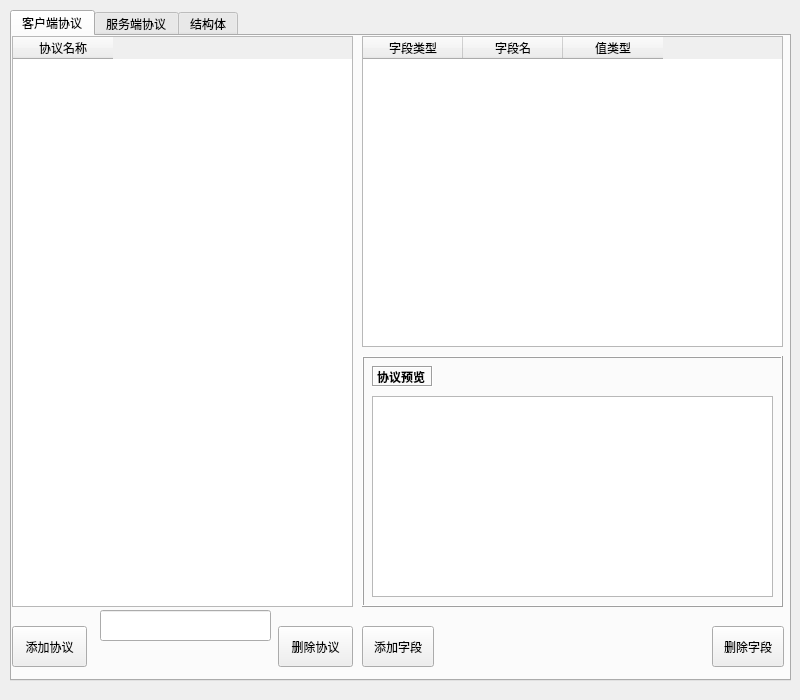
<?xml version="1.0" encoding="UTF-8"?>
<ui version="4.0">
 <class>EditorMainPanel</class>
 <widget class="QWidget" name="EditorMainPanel">
  <property name="geometry">
   <rect>
    <x>0</x>
    <y>0</y>
    <width>800</width>
    <height>700</height>
   </rect>
  </property>
  <property name="minimumSize">
   <size>
    <width>800</width>
    <height>700</height>
   </size>
  </property>
  <property name="maximumSize">
   <size>
    <width>800</width>
    <height>700</height>
   </size>
  </property>
  <property name="windowTitle">
   <string>协议编辑器</string>
  </property>
  <property name="layoutDirection">
   <enum>Qt::LeftToRight</enum>
  </property>
  <widget class="QTabWidget" name="tabWidget">
   <property name="geometry">
    <rect>
     <x>10</x>
     <y>10</y>
     <width>781</width>
     <height>671</height>
    </rect>
   </property>
   <property name="currentIndex">
    <number>0</number>
   </property>
   <widget class="QWidget" name="tab">
    <attribute name="title">
     <string>客户端协议</string>
    </attribute>
    <widget class="QTableWidget" name="list_proto">
     <property name="geometry">
      <rect>
       <x>0</x>
       <y>0</y>
       <width>341</width>
       <height>571</height>
      </rect>
     </property>
     <property name="sortingEnabled">
      <bool>true</bool>
     </property>
     <attribute name="verticalHeaderVisible">
      <bool>false</bool>
     </attribute>
     <column>
      <property name="text">
       <string>协议名称</string>
      </property>
     </column>
    </widget>
    <widget class="QPushButton" name="btn_addProto">
     <property name="geometry">
      <rect>
       <x>0</x>
       <y>590</y>
       <width>75</width>
       <height>41</height>
      </rect>
     </property>
     <property name="text">
      <string>添加协议</string>
     </property>
    </widget>
    <widget class="QPushButton" name="btn_deleteProto">
     <property name="geometry">
      <rect>
       <x>266</x>
       <y>590</y>
       <width>75</width>
       <height>41</height>
      </rect>
     </property>
     <property name="text">
      <string>删除协议</string>
     </property>
    </widget>
    <widget class="QTableWidget" name="table_protoColum">
     <property name="geometry">
      <rect>
       <x>350</x>
       <y>0</y>
       <width>421</width>
       <height>311</height>
      </rect>
     </property>
     <property name="wordWrap">
      <bool>false</bool>
     </property>
     <attribute name="horizontalHeaderCascadingSectionResizes">
      <bool>false</bool>
     </attribute>
     <attribute name="horizontalHeaderDefaultSectionSize">
      <number>100</number>
     </attribute>
     <attribute name="horizontalHeaderMinimumSectionSize">
      <number>100</number>
     </attribute>
     <attribute name="verticalHeaderVisible">
      <bool>false</bool>
     </attribute>
     <attribute name="verticalHeaderCascadingSectionResizes">
      <bool>false</bool>
     </attribute>
     <attribute name="verticalHeaderMinimumSectionSize">
      <number>20</number>
     </attribute>
     <column>
      <property name="text">
       <string>字段类型</string>
      </property>
     </column>
     <column>
      <property name="text">
       <string>字段名</string>
      </property>
     </column>
     <column>
      <property name="text">
       <string>值类型</string>
      </property>
     </column>
    </widget>
    <widget class="QFrame" name="frame_2">
     <property name="geometry">
      <rect>
       <x>350</x>
       <y>320</y>
       <width>421</width>
       <height>251</height>
      </rect>
     </property>
     <property name="frameShape">
      <enum>QFrame::Box</enum>
     </property>
     <property name="frameShadow">
      <enum>QFrame::Raised</enum>
     </property>
     <widget class="QLabel" name="label">
      <property name="geometry">
       <rect>
        <x>10</x>
        <y>10</y>
        <width>61</width>
        <height>21</height>
       </rect>
      </property>
      <property name="font">
       <font>
        <weight>75</weight>
        <bold>true</bold>
       </font>
      </property>
      <property name="frameShape">
       <enum>QFrame::Box</enum>
      </property>
      <property name="frameShadow">
       <enum>QFrame::Sunken</enum>
      </property>
      <property name="text">
       <string>协议预览</string>
      </property>
     </widget>
     <widget class="QTextEdit" name="textEdit_2">
      <property name="geometry">
       <rect>
        <x>10</x>
        <y>40</y>
        <width>401</width>
        <height>201</height>
       </rect>
      </property>
     </widget>
    </widget>
    <widget class="QPushButton" name="btn_deleteColum">
     <property name="geometry">
      <rect>
       <x>700</x>
       <y>590</y>
       <width>72</width>
       <height>41</height>
      </rect>
     </property>
     <property name="text">
      <string>删除字段</string>
     </property>
    </widget>
    <widget class="QPushButton" name="btn_addColum">
     <property name="geometry">
      <rect>
       <x>350</x>
       <y>590</y>
       <width>72</width>
       <height>41</height>
      </rect>
     </property>
     <property name="text">
      <string>添加字段</string>
     </property>
    </widget>
   </widget>
   <widget class="QWidget" name="tab_3">
    <attribute name="title">
     <string>服务端协议</string>
    </attribute>
    <widget class="QFrame" name="frame_4">
     <property name="geometry">
      <rect>
       <x>350</x>
       <y>320</y>
       <width>421</width>
       <height>251</height>
      </rect>
     </property>
     <property name="frameShape">
      <enum>QFrame::Box</enum>
     </property>
     <property name="frameShadow">
      <enum>QFrame::Raised</enum>
     </property>
     <widget class="QLabel" name="label_4">
      <property name="geometry">
       <rect>
        <x>10</x>
        <y>10</y>
        <width>61</width>
        <height>21</height>
       </rect>
      </property>
      <property name="font">
       <font>
        <weight>75</weight>
        <bold>true</bold>
       </font>
      </property>
      <property name="frameShape">
       <enum>QFrame::Box</enum>
      </property>
      <property name="frameShadow">
       <enum>QFrame::Sunken</enum>
      </property>
      <property name="text">
       <string>协议预览</string>
      </property>
     </widget>
     <widget class="QTextEdit" name="textEdit_3">
      <property name="geometry">
       <rect>
        <x>10</x>
        <y>40</y>
        <width>401</width>
        <height>201</height>
       </rect>
      </property>
     </widget>
    </widget>
    <widget class="QPushButton" name="btn_deleteProto_2">
     <property name="geometry">
      <rect>
       <x>266</x>
       <y>590</y>
       <width>75</width>
       <height>41</height>
      </rect>
     </property>
     <property name="text">
      <string>删除协议</string>
     </property>
    </widget>
    <widget class="QTableWidget" name="table_protoColum_2">
     <property name="geometry">
      <rect>
       <x>350</x>
       <y>0</y>
       <width>421</width>
       <height>311</height>
      </rect>
     </property>
     <property name="wordWrap">
      <bool>false</bool>
     </property>
     <attribute name="horizontalHeaderCascadingSectionResizes">
      <bool>false</bool>
     </attribute>
     <attribute name="horizontalHeaderDefaultSectionSize">
      <number>100</number>
     </attribute>
     <attribute name="horizontalHeaderMinimumSectionSize">
      <number>100</number>
     </attribute>
     <attribute name="verticalHeaderVisible">
      <bool>false</bool>
     </attribute>
     <attribute name="verticalHeaderCascadingSectionResizes">
      <bool>false</bool>
     </attribute>
     <attribute name="verticalHeaderMinimumSectionSize">
      <number>20</number>
     </attribute>
     <column>
      <property name="text">
       <string>字段类型</string>
      </property>
     </column>
     <column>
      <property name="text">
       <string>字段名</string>
      </property>
     </column>
     <column>
      <property name="text">
       <string>值类型</string>
      </property>
     </column>
    </widget>
    <widget class="QTableWidget" name="list_proto_2">
     <property name="geometry">
      <rect>
       <x>0</x>
       <y>0</y>
       <width>341</width>
       <height>571</height>
      </rect>
     </property>
     <property name="sortingEnabled">
      <bool>true</bool>
     </property>
     <attribute name="verticalHeaderVisible">
      <bool>false</bool>
     </attribute>
     <column>
      <property name="text">
       <string>协议名称</string>
      </property>
     </column>
    </widget>
    <widget class="QPushButton" name="btn_addProto_2">
     <property name="geometry">
      <rect>
       <x>0</x>
       <y>590</y>
       <width>75</width>
       <height>41</height>
      </rect>
     </property>
     <property name="text">
      <string>添加协议</string>
     </property>
    </widget>
    <widget class="QPushButton" name="btn_deleteColum_3">
     <property name="geometry">
      <rect>
       <x>700</x>
       <y>590</y>
       <width>72</width>
       <height>41</height>
      </rect>
     </property>
     <property name="text">
      <string>删除字段</string>
     </property>
    </widget>
    <widget class="QPushButton" name="btn_addColum_3">
     <property name="geometry">
      <rect>
       <x>350</x>
       <y>590</y>
       <width>72</width>
       <height>41</height>
      </rect>
     </property>
     <property name="text">
      <string>添加字段</string>
     </property>
    </widget>
   </widget>
   <widget class="QWidget" name="tab_2">
    <attribute name="title">
     <string>结构体</string>
    </attribute>
    <widget class="QPushButton" name="btn_deletestruct">
     <property name="geometry">
      <rect>
       <x>266</x>
       <y>590</y>
       <width>75</width>
       <height>41</height>
      </rect>
     </property>
     <property name="text">
      <string>删除结构体</string>
     </property>
    </widget>
    <widget class="QTableWidget" name="table_structColum">
     <property name="geometry">
      <rect>
       <x>350</x>
       <y>0</y>
       <width>421</width>
       <height>311</height>
      </rect>
     </property>
     <property name="wordWrap">
      <bool>false</bool>
     </property>
     <attribute name="horizontalHeaderCascadingSectionResizes">
      <bool>false</bool>
     </attribute>
     <attribute name="horizontalHeaderDefaultSectionSize">
      <number>100</number>
     </attribute>
     <attribute name="horizontalHeaderMinimumSectionSize">
      <number>100</number>
     </attribute>
     <attribute name="verticalHeaderVisible">
      <bool>false</bool>
     </attribute>
     <attribute name="verticalHeaderCascadingSectionResizes">
      <bool>false</bool>
     </attribute>
     <attribute name="verticalHeaderMinimumSectionSize">
      <number>20</number>
     </attribute>
     <column>
      <property name="text">
       <string>字段类型</string>
      </property>
     </column>
     <column>
      <property name="text">
       <string>字段名</string>
      </property>
     </column>
     <column>
      <property name="text">
       <string>值类型</string>
      </property>
     </column>
    </widget>
    <widget class="QTableWidget" name="list_struct">
     <property name="geometry">
      <rect>
       <x>0</x>
       <y>0</y>
       <width>341</width>
       <height>571</height>
      </rect>
     </property>
     <property name="sortingEnabled">
      <bool>true</bool>
     </property>
     <attribute name="horizontalHeaderCascadingSectionResizes">
      <bool>false</bool>
     </attribute>
     <attribute name="horizontalHeaderHighlightSections">
      <bool>true</bool>
     </attribute>
     <attribute name="verticalHeaderVisible">
      <bool>false</bool>
     </attribute>
     <column>
      <property name="text">
       <string>结构体名称</string>
      </property>
     </column>
    </widget>
    <widget class="QPushButton" name="btn_addstruct">
     <property name="geometry">
      <rect>
       <x>0</x>
       <y>590</y>
       <width>75</width>
       <height>41</height>
      </rect>
     </property>
     <property name="text">
      <string>添加结构体</string>
     </property>
    </widget>
    <widget class="QPushButton" name="btn_addColum_2">
     <property name="geometry">
      <rect>
       <x>350</x>
       <y>590</y>
       <width>72</width>
       <height>41</height>
      </rect>
     </property>
     <property name="text">
      <string>添加字段</string>
     </property>
    </widget>
    <widget class="QFrame" name="frame_3">
     <property name="geometry">
      <rect>
       <x>350</x>
       <y>320</y>
       <width>421</width>
       <height>251</height>
      </rect>
     </property>
     <property name="frameShape">
      <enum>QFrame::Box</enum>
     </property>
     <property name="frameShadow">
      <enum>QFrame::Raised</enum>
     </property>
     <widget class="QLabel" name="label_2">
      <property name="geometry">
       <rect>
        <x>10</x>
        <y>10</y>
        <width>71</width>
        <height>21</height>
       </rect>
      </property>
      <property name="font">
       <font>
        <weight>75</weight>
        <bold>true</bold>
       </font>
      </property>
      <property name="frameShape">
       <enum>QFrame::Box</enum>
      </property>
      <property name="frameShadow">
       <enum>QFrame::Sunken</enum>
      </property>
      <property name="text">
       <string>结构体预览:</string>
      </property>
     </widget>
     <widget class="QLabel" name="label_3">
      <property name="geometry">
       <rect>
        <x>10</x>
        <y>40</y>
        <width>401</width>
        <height>201</height>
       </rect>
      </property>
      <property name="layoutDirection">
       <enum>Qt::LeftToRight</enum>
      </property>
      <property name="text">
       <string/>
      </property>
      <property name="alignment">
       <set>Qt::AlignLeading|Qt::AlignLeft|Qt::AlignTop</set>
      </property>
     </widget>
     <widget class="QTextEdit" name="textEdit">
      <property name="geometry">
       <rect>
        <x>10</x>
        <y>40</y>
        <width>401</width>
        <height>201</height>
       </rect>
      </property>
     </widget>
    </widget>
    <widget class="QPushButton" name="btn_deleteColum_2">
     <property name="geometry">
      <rect>
       <x>700</x>
       <y>590</y>
       <width>72</width>
       <height>41</height>
      </rect>
     </property>
     <property name="text">
      <string>删除字段</string>
     </property>
    </widget>
   </widget>
  </widget>
  <widget class="QLineEdit" name="lineEdit">
   <property name="geometry">
    <rect>
     <x>100</x>
     <y>610</y>
     <width>171</width>
     <height>31</height>
    </rect>
   </property>
  </widget>
 </widget>
 <resources/>
 <connections/>
</ui>
